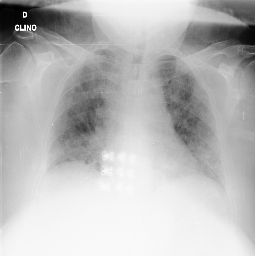
#> input picture data/processed_data_MENDELEY/Covid/COVID.png, 256 x 256 px, found by its file name
$ jupyter execute --allow-errors clasificador-covid19.ipynb   (older library calls are emulated)
#> lines starting #> are read from the running program, lines starting #| are printed output that depends on the picture
# Proyecto Final Fundamentos de Aprendizaje Automático.

## 1. Introducción

### 1.a- Presentación del problema:

En este Jupyter Notebook, se aborda la resolución de un problema de clasificación de imágenes para la detección del virus COVID-19. El COVID-19 es un virus que ha mantenido al mundo en alerta durante un período prolongado debido a su alta capacidad de contagio y la gravedad de sus consecuencias. La detección de la presencia del virus en el organismo humano no ha sido una tarea sencilla, ya que los métodos tradicionales, como los test de antígenos, generan una gran cantidad de residuos y su fiabilidad no siempre es la más alta.

Una de las complicaciones más serias asociadas al COVID-19 es que algunas personas desarrollan neumonía como consecuencia de la infección. La detección temprana y precisa de esta neumonía es muy importante para el tratamiento adecuado de los pacientes. En este contexto, el uso de imágenes de rayos X de tórax se ha convertido en una herramienta valiosa para el diagnóstico.

El objetivo de este proyecto es clasificar imágenes de rayos X de tórax para detectar la presencia de neumonía y, específicamente, determinar si es causada por COVID-19. Utilizaremos un conjunto de datos de código abierto compuesto por imágenes etiquetadas en tres categorías:

1. COVID-19: El paciente de la imagen presenta neumonía debido a la infección por COVID-19.
2. Normal: El paciente de la imagen no presenta neumonía.
3. Pneumonía: El paciente presenta neumonía, pero no es causada por COVID-19.

Para lograr esta clasificación, se aplicarán técnicas de aprendizaje automático, aprovechando la disponibilidad de los datos y la capacidad de procesamiento de dichas imágenes. Con este enfoque es posible mejorar la detección del COVID-19 y que también podría reducir la dependencia de métodos de prueba más invasivos, optimizando así los recursos sanitarios y mejorando los tiempos de respuesta en el diagnóstico.

### 1.b- Obtención de los datos:

Los datos han sido obtenidos de repositorios de datos destinados para trabajos de investigación y académicos. Se dejan disponibles los hipervínculos a las direcciones webs de donde fueron extraídos:

1. [Kaggle-Data-1]
2. [Mendeley-Data]
3. [Kaggle-Data-2]

Los datos en general vienen clasificados según las categorías mencionadas en la sección anterior. A su vez, en los datos de Kaggle, vienen separados en carpetas de `test` y `train`. Las imágenes tienen dimensiones diferentes entre sí, incluso diferente relación de aspecto entre ellas. Este es un aspecto que será tratado al comienzo del procesamiento de los datos.

[Kaggle-Data-1]: https://www.kaggle.com/datasets/pranavraikokte/covid19-image-dataset
[Mendeley-Data]: https://data.mendeley.com/datasets/dvntn9yhd2/1
[Kaggle-Data-2]: https://www.kaggle.com/datasets/prashant268/chest-xray-covid19-pneumonia

### 1.c- Hardware para la resolución del problema:

Para la resolución del problema se utilizará una laptop para las operaciones que no sean muy costosas computacionalmente. Adicionalmente, a la hora de entrenar modelos que son paralelizables, como ConvNets, se analiza la posibilidad de utilizar la plataforma de `GoogleColab` ya que tiene optimizado la paralelización de este tipo de redes, utilizando GPUs.

## 2. EDA (Análisis Exploratorio de Datos)

### 2.a- Procesamiento de las imágenes:

#### 2.a.1- Cantidad de imagenes por datasets

[cell 1]
import os

[cell 2]
# Obtener el directorio actual del notebook
notebook_dir = os.getcwd()

# Directorio donde están las carpetas dataset1, dataset2, dataset3
data_dir = os.path.join(notebook_dir, 'data')

# Lista de datasets (carpetas dataset1, dataset2, dataset3)
datasets = ['dataset1', 'dataset2', 'dataset3']

# Lista de categorías
categories = ['Covid', 'Normal', 'Pneumonia']

# Lista de fases de aprendizaje
fases = ['train', 'test']

[cell 3]
# Función para contar imágenes en un directorio específico
def count_images_in_directory(directory):
    count = 0
    if os.path.exists(directory):
        for filename in os.listdir(directory):
            if filename.endswith('.jpeg') or filename.endswith('.jpg') or filename.endswith('.png'):
                count += 1
    return count

# Contar imágenes en cada dataset y categoría
n_images = []
for dataset in datasets:
    dataset_dir = os.path.join(data_dir, dataset)
    print(f"Dataset: {dataset}")
    for fase in fases:
        fase_dir = os.path.join(dataset_dir, fase)
        print(f"Fase: {fase}")
        for category in categories:
            category_dir = os.path.join(fase_dir, category)
            num_images = count_images_in_directory(category_dir)
            print(f"Número de imágenes en la categoría {category}: {num_images}")
    print()

Las cantidad de imágenes con las que se cuenta, tomando como fuente los datasets mencionados arriba, se encuentra resumido en la siguiente tabla.

<div align="center">

| DataSet  | Covid | Normal | Neumonía |
|----------|-------|--------|----------|
| Kaggle-1 |137|90|90|
| Mendeley |1626|1802|1800|
| Kaggle-2 |576|1583|4273|
| Total    |2334|3475|6163|

</div>

#### 2.a.2- Preprocesado de las imagenes

En particular lo que se realiza es un preprocesado de las imágenes, llevandolas a el mismo tamaño para todas: cuadradas de lado `SIZE`. En principio, se elige `SIZE` = 256, aunque esto podría ser modificado más adelante.

Las imágenes preprocesadas, tanto de `train` como `test`, se encuentran en el directorio `...data\preprocess_data\`, donde allí se encuentran las tres categorías:

- `Covid\` (2334 imágnes)
- `Normal\` (3475 imágenes)
- `Pneumonia\` (6163 imágnes)

[cell 4]
import os
from tqdm import tqdm
from PIL import Image, ImageOps

[cell 5]
SIZE = 256

[cell 6]
# Directorios de base y de destino de las imágenes
base_dir = os.getcwd()
data_dir = os.path.join(base_dir, 'data')
output_dir = os.path.join(data_dir, 'processed_data')
categories = ['Covid', 'Normal', 'Pneumonia']
target_size = (SIZE, SIZE)

# Crear directorios de salida
for category in categories:
    os.makedirs(os.path.join(output_dir, category))

def preprocess_and_save_images(source_dir, category, target_size):
#> called with source_dir = 'data/dataset1/train/Covid', category = 'Covid', target_size = (256, 256)
    dest_path = os.path.join(output_dir, category)

    if not os.path.exists(source_dir):
        print(f"El directorio {source_dir} no existe. Saltando.")
        return

    for img_name in tqdm(os.listdir(source_dir)):
        try:
            img_path = os.path.join(source_dir, img_name)
            img = Image.open(img_path).convert('RGB')
#> img is the input picture: PIL image 256x256 RGB; min 0, max 255, mean 186.7

            img = ImageOps.fit(img, target_size)

            img.save(os.path.join(dest_path, img_name))
        except Exception as e:
            print(f"Error procesando {img_path}: {e}")

def process_dataset(dataset_dir, target_size):
    for category in tqdm(categories, desc=f"Procesando {dataset_dir}"):
        # Procesar imágenes de train si existen
        train_dir = os.path.join(dataset_dir, 'train', category)
        if os.path.exists(train_dir):
            preprocess_and_save_images(train_dir, category, target_size)
        else:
            print(f"El directorio {train_dir} no existe. Saltando.")

        # Procesar imágenes de test si existen
        test_dir = os.path.join(dataset_dir, 'test', category)
        if os.path.exists(test_dir):
            preprocess_and_save_images(test_dir, category, target_size)
        else:
            print(f"El directorio {test_dir} no existe. Saltando.")

# Procesar todos los datasets
for dataset in ['dataset1', 'dataset2', 'dataset3']:
    dataset_dir = os.path.join(data_dir, dataset)
    process_dataset(dataset_dir, target_size)

Verifiquemos que todas las imagenes tengan todas el mismo tamaño

[cell 7]
# Configuramos los directorios
processed_data_dir = os.path.join(os.getcwd(), 'data', 'processed_data')
categories = ['Covid', 'Normal', 'Pneumonia']
numImages = [0, 0, 0]

def check_image_sizes(dataset_dir):
    for i, category in enumerate(categories):
        # Para cada categoría, definimos el directorio
        category_dir = os.path.join(dataset_dir, category)
        for img_name in tqdm(os.listdir(category_dir)):
            img_path = os.path.join(category_dir, img_name)
            img = Image.open(img_path)
            if img.size != (SIZE, SIZE):
                # Si el tamaño de la imagen no es el esperado, cortamos la función.
                print(f"La imagen {img_path} tiene un tamaño diferente al esperado.")
                return
            else:
                numImages[i] += 1

    print(f"Todas las imágenes en {dataset_dir} tienen el tamaño esperado.")
    print(f"Número de imágenes en {dataset_dir}: {numImages}")
    return

check_image_sizes(processed_data_dir)

### 2.b- Análisis de los datos:

[cell 8]
import os
import numpy as np
import pandas as pd
import matplotlib.pyplot as plt
import seaborn as sns
from PIL import Image

[cell 9]
# Una configuración fancy
sns.set(style="whitegrid")

# Directorios necesarios
notebook_dir = os.getcwd()
data_dir = os.path.join(notebook_dir, 'data', 'processed_data')
categories = ['Covid', 'Normal', 'Pneumonia']

#### 2.b.1 Número de imágenes por categoría

[cell 10]
# Cramos un mapa por compresión
image_counts = {category: len(os.listdir(os.path.join(data_dir, category))) for category in categories}
print("Cantidad de imágnes por categoría: ")
for category, count in image_counts.items():
    print(f"{category}: {count} imágenes")

# Gráfico de barras para visualizarlo
plt.figure(figsize=(10, 5))
sns.barplot(x=list(image_counts.keys()), y=list(image_counts.values()))
plt.title("Cantidad de imágenes por categoría")
plt.ylabel("Cantidad de imágenes")
plt.show()
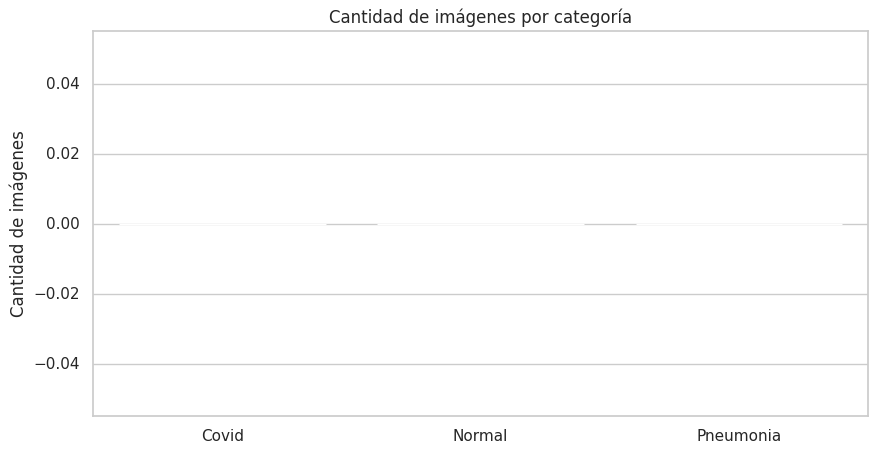
#> figure drawn by matplotlib, 1 panel

# Proporciones de cada categoría
total_images = sum(image_counts.values())
#> (the rest of this cell did not finish here and is left out)

Nos gustaría que las proporciones de las imágenes sea más pareja. Vivamos con esto por el momento y en el futuro veremos cómo lo solucionamos.

#### 2.b.2- Ejemplos de imágenes

Mostramos varias imágenes aleatorias de cada categoría.

[cell 11]
sample_size = 6
fig, axes = plt.subplots(len(categories), sample_size, figsize=(21, 7))
#> (the rest of this cell did not finish here and is left out)

Obsevacion: Luego de haber corrido de manera repetitiva el código de arriba, una cosa a notar es que en muchas de las imagenes de neumonía por covid, se observan cables conectados a los pacientes, cosa que no ocurre en las otras dos categorías. Estimo que esto ocurre debido a que muchas imágenes de la categoría `Covid` han sido tomadas en situaciones donde el paciente se encuentra internado, y conectado a diferentes aparatos al mismo tiempo de la toma de la imagen.

## 3. Modelos y entrenamiento

### 3.a- Entrenamiento con modelos clásicos supervisados.

Vamos a trabajar, para la clasificación de imágenes, con la técnica Histograma de Gradientes Orientados (HOG). Esto lo debemos hacer debido a que como queremos clasificar imágenes, se deben extraer características de las mismas.

Introducimos algo de contexto de este concepto.

#### 3.a.1- Concepto HOG:

Los HOG describen la distribución de las intensidades de gradientes o las direcciones de los bordes dentro de una imagen. En lugar de utilizar los valores de los píxeles, este método se centra en las variaciones y cambios de intensidad entre los píxeles, lo cual es muy informativo sobre la forma y el contorno de los objetos en la imagen. Se aplican a imágenes en escala de grises.

Para cada píxel en la imagen.

##### 1. Cálculo del gradiente:
Se calcula el gradiente en las direcciones $x$ e $y$, usando por ejemplo operadores de Sobel (u otro fitro de derivada). Esto produce dos matrices de gradiente $G_x$ y $G_y$:

$$
G_x = I * \begin{bmatrix} -1 & 0 & 1 \\ -2 & 0 & 2 \\ -1 & 0 & 1 \end{bmatrix},
$$

$$
G_y = I * \begin{bmatrix} -1 & -2 & -1 \\ 0 & 0 & 0 \\ 1 & 2 & 1 \end{bmatrix},
$$

donde

- $I$: Matrix de la imagen en escala de grises
- $G_x$ y $G_y$: Gradientes horizontales y verticales.

Se define la Magnitud $M$,

$$
M_{ij} = \sqrt{G_{x, ij}^2 + G_{y, ij}^2},
$$
y la orientación $\theta$,
$$
\theta_{ij} = \text{arctan}\left( \frac{G_{y, ij}}{G_{x, ij}} \right).
$$

##### 2. División de la Imagen en Celdas:
La imagen se divide en pequeñas regiones llamadas celdas.

##### 3. Cálculo del Histograma de Gradientes:
Para cada celda, se construye un histograma de gradientes. El histograma cuenta el número de veces que el gradiente de un píxel tiene una orientación particular. La orientación del gradiente se agrupa en "bins" (por ejemplo, 9 bins que representan ángulos de 0 a 180 grados).

##### 4. Normalización de Bloques:
Para mejorar la invariancia a la iluminación y el contraste, se agrupan varias celdas en bloques superpuestos (por ejemplo, de 2x2 celdas). Los histogramas dentro de cada bloque se concatenan y luego se normalizan.

##### 5. Concatenación de Características:
Los histogramas normalizados de todos los bloques se concatenan para formar un vector de características final que representa la imagen.

##### Ventajas de HOG
-Captura de Información Local: Los HOG son muy buenos para capturar la estructura local y la forma de los objetos en la imagen.

-Invariancia a la Iluminación y el Contraste: La normalización de los bloques ayuda a que los HOG sean robustos frente a cambios en la iluminación y el contraste.

-Detección de Bordes y Texturas: Los HOG son efectivos para detectar bordes y texturas, lo que los hace útiles para la detección de objetos.

#### 3.a.2 Ejemplo de HOG sobre una imagen

[cell 12]
import cv2
import os
import numpy as np
from skimage.feature import hog
import matplotlib.pyplot as plt
from skimage import exposure

[cell 13]
SIZE = 256

# Utilizaremos una imagen aleatoria de la categoría Covid
data_dir = os.getcwd()
covid_dir = os.path.join(data_dir, 'data', 'processed_data', 'Covid')
covid_images = os.listdir(covid_dir)
#> (the rest of this cell did not finish here and is left out)

#### 3.a.3 Modelo de clafisicación con Support Vector Machine (SVM)

[cell 14]
# Librarías para esta seccion
import os
import cv2
import numpy as np
from tqdm import tqdm
from skimage.feature import hog
from sklearn.svm import SVC
from sklearn.metrics import classification_report, accuracy_score
from sklearn.model_selection import train_test_split

Definimos algunas funciones para cargar las imagenes y las características HOG

[cell 15]
# Función para cargar imágenes y las etiquetas
def load_images_and_labels(data_dir, categories):
    images = []
    labels = []

    # Recorremos las categorias
    for category in categories:

        label = categories.index(category)                  # Indice de la categoría
        category_dir = os.path.join(data_dir, category)

        if os.path.exists(category_dir):
            # Recorremos todos los archivos del directorio, debemos checkear que sean imágenes.
            for filename in tqdm(os.listdir(category_dir)):
                if filename.endswith('.jpeg') or filename.endswith('.jpg') or filename.endswith('.png'):
                    img_path = os.path.join(category_dir, filename)
                    img = cv2.imread(img_path, cv2.IMREAD_GRAYSCALE)    # Leemos la imagen en escala de grises
                    img = cv2.resize(img, (64, 64))                     # Redimensionamos para reducir el tiempo de cálculo
                    images.append(img)
                    labels.append(label)
        else:
            print(f"El directorio {category_dir} no existe. Se prosigue con el siguiente.")

    return images, labels


# Función para extraer el HOG de las imagenes.
def extract_hog_features(images):
    hog_features = []
    for image in tqdm(images):
        features, _ = hog(image, orientations = 8, pixels_per_cell = (8, 8), cells_per_block = (2, 2), visualize=True, block_norm = 'L2-Hys')
        hog_features.append(features)
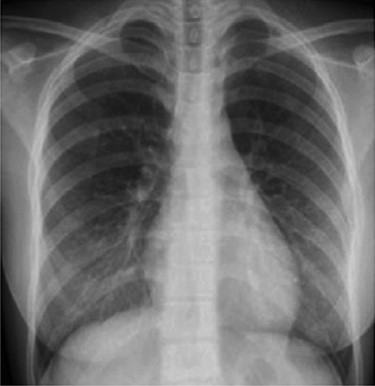
#> input picture data/external_data/covid_prueba.jpg, 375 x 386 px, found by its file name
#> further down, img is the input picture: shape (386, 375); min 0, max 208, mean 109
#> (the rest of the program and of its run is left out)
